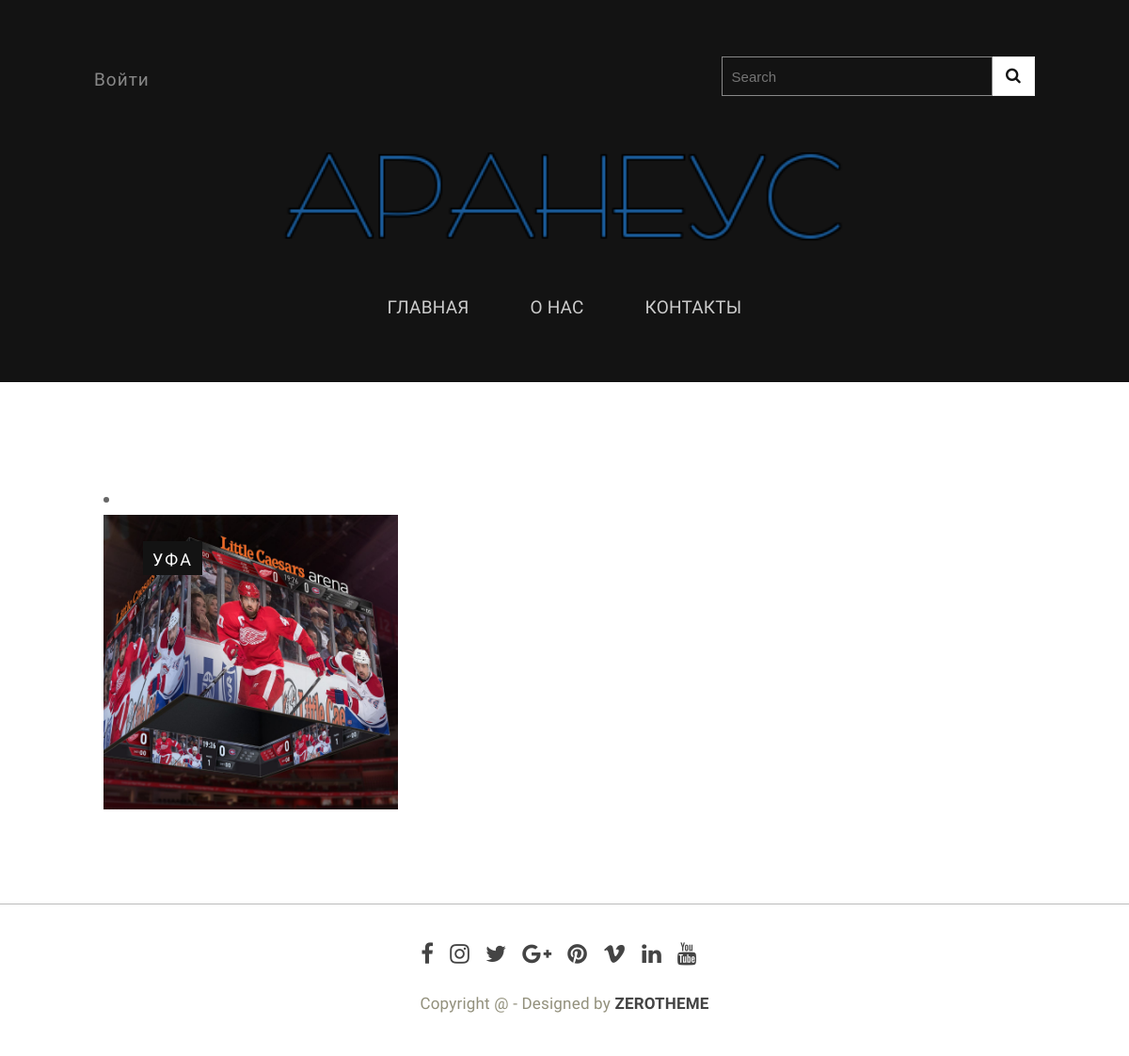
The page / on the database its author committed.
### tables this page shows
CREATE TABLE mainmenu (
id integer PRIMARY KEY AUTOINCREMENT,
title text NOT NULL,
url text NOT NULL
);

CREATE TABLE posts (
id integer PRIMARY KEY AUTOINCREMENT,
title text NOT NULL,
image BLOB DEFAULT NULL,
text text NOT NULL,
url text NOT NULL,
time integer NOT NULL
);

### app.py (the view)
@app.route("/index")
@app.route("/")
def index():
    db = get_db()
    return render_template('index.html', menu=dbase.getMenu(),  posts=dbase.getPostsAnonce(), title='Главная')

### FDataBase.py (called while the page is built)
    def getMenu(self):
        sql = '''SELECT * FROM mainmenu'''
        try:
            self.__cur.execute(sql)
            res = self.__cur.fetchall()
            if res: return res
        except:
            print("Ошибка чтения из БД")
        return []

    def getPostsAnonce(self):
        try:
            self.__cur.execute(f"SELECT id, title, text, url FROM posts ORDER BY time DESC")
            res = self.__cur.fetchall()
            if res: return res
        except sqlite3.Error as e:
            print("Ошибка получения статьи из БД " + str(e))
        return []

### app.py (called while the page is built)
def connect_db():
    conn = sqlite3.connect(app.config['DATABASE'])
    conn.row_factory = sqlite3.Row
    return conn

def get_db():
    if not hasattr(g, 'link_db'):
       g.link_db = connect_db()
    return g.link_db

@app.before_request
def before_request():
    global dbase
    db = get_db()
    dbase = FDataBase(db)

### templates/index.html
{% extends 'base.html' %}
{% block content %}
    <section id="container">
        <div class="wrap-container">
            <div id="main-content">
                <div class="wrap-content">
                    <div class="zerogrid">
                        <div class="row">
                            <div class="col-1-3">
                                <div class="wrap-col">
                                        {% for p in posts %}
                                            <li>
                                            <a class="portfolio-box zoom-effect"
                                               href="{{ url_for('showPost', alias=p.url) }}">
                                                <img src="static/images/kazancube.jpg" class="img-responsive" alt="">
                                                <div class="portfolio-box-caption">
                                                    <div class="portfolio-box-caption-content">
                                                        <div class="project-name">
                                                            <span>{{ p.title }}</span>
                                                        </div>
                                                    </div>
                                                </div>
                                            </a>
                                        {% endfor %}
                                    </li>
                                </div>
                            </div>
                        </div>
                    </div>
                </div>
            </div>
        </div>
    </section>
{% endblock content %}

### templates/base.html (shortened to what this page needs)
<!DOCTYPE html>
<html lang="ru">
<html lang="ru">
<head>
    <link rel="stylesheet" href="static/css/zerogrid.css">
    <link rel="stylesheet" href="static/css/style.css">
    <link href="/static/font-awesome/css/font-awesome.min.css" rel="stylesheet" type="text/css">
    <link rel="stylesheet" href="static/css/menu.css">
    <link href="static/owl-carousel/owl.carousel.css" rel="stylesheet">
</head>
    <body>
        <div class="wrap-body">
            {% include 'include/header.html' %}
            {% block content %}
            {% endblock content %}
            {% include 'include/footer.html' %}
        </div>
    </body>
</html>

### templates/include/header.html
<header class="main-header">
    <div class="zerogrid">
        <div id="top">
            <div class="row">
                <div class="col-2-3">
                    <ul class="list-inline top-link link">
                        <li><a href="login">Войти</a></li>
                    </ul>
                </div>
                <div class="col-1-3">
                    <div class="top-search">
                        <form id="form-container" action="">
                            <a class="search-submit-button" href="javascript:void(0)">
                                <i class="fa fa-search"></i>
                            </a>
                            <div id="searchtext">
                                <input type="text" id="s" name="s" placeholder="Search">
                            </div>
                        </form>
                    </div>
                </div>
            </div>
        </div>
        <div class="t-center">
            <a class="site-branding" href="#">
                <img src="static/images/logo.png" width="600px"/>
            </a>
            {%- block mainmenu -%}
                <div id='cssmenu' class="align-center">
                    <ul>
                        {% for p in menu %}
                            <li class="list"><a href={{ p.url }}><span>{{ p.title }}</span></a></li>
                        {% endfor %}
                    </ul>
                </div>
            {% endblock mainmenu %}
        </div>
    </div>
</header>

### templates/include/footer.html
<footer>
    <div class="zerogrid wrap-footer">
        <div class="row">
            <div class="bottom-social">
                <a href="#"><i class="fa fa-facebook"></i></a>
                <a href="#"><i class="fa fa-instagram"></i></a>
                <a href="#"><i class="fa fa-twitter"></i></a>
                <a href="#"><i class="fa fa-google-plus"></i></a>
                <a href="#"><i class="fa fa-pinterest"></i></a>
                <a href="#"><i class="fa fa-vimeo"></i></a>
                <a href="#"><i class="fa fa-linkedin"></i></a>
                <a href="#"><i class="fa fa-youtube"></i></a>
            </div>
        </div>
        <div class="copyright">
            Copyright @ - Designed by <a href="https://www.zerotheme.com">ZEROTHEME</a>
        </div>
    </div>
</footer>

### static/css/zerogrid.css (style rules this page uses)
.zerogrid { width: 1000px; position: relative; margin: 0 auto; padding: 0px; }
.zerogrid:after { content: "\0020"; display: block; height: 0; clear: both; visibility: hidden; }
.zerogrid .row:before,.row:after { content: '\0020'; display: block; overflow: hidden; visibility: hidden; width: 0; height: 0; }
.zerogrid .row:after { clear: both; }
.zerogrid .row { zoom: 1; }
.zerogrid .wrap-col { margin:10px; }
.zerogrid .col-1-2, .zerogrid .col-1-3, .zerogrid .col-2-3, .zerogrid .col-1-4, .zerogrid .col-2-4, .zerogrid .col-3-4, .zerogrid .col-1-5, .zerogrid .col-2-5, .zerogrid .col-3-5, .zerogrid .col-4-5, .zerogrid .col-1-6, .zerogrid .col-2-6, .zerogrid .col-3-6, .zerogrid .col-4-6, .zerogrid .col-5-6 { float:left; display: inline-block; }
.zerogrid .col-1-3,.zerogrid .col-1-3-fixed { width:33.33%; }
.zerogrid .col-2-3,.zerogrid .col-2-3-fixed { width:66.66%; }

### static/css/menu.css (style rules this page uses)
#cssmenu { width: auto; padding: 0; line-height: 1; display: block; position: relative; z-index: 9999; }
#cssmenu ul { list-style: none; margin: 0; padding: 0; display: block; }
#cssmenu ul:after, #cssmenu:after { content: " "; display: block; font-size: 0; height: 0; clear: both; visibility: hidden; }
#cssmenu ul li { margin: 0 10px; padding: 0; display: block; position: relative; }
#cssmenu ul li a { text-decoration: none; display: block; margin: 0; -webkit-transition: color .2s ease; -moz-transition: color .2s ease; -ms-transition: color .2s ease; -o-transition: color .2s ease; transition: color .2s ease; -webkit-box-sizing: border-box; -moz-box-sizing: border-box; box-sizing: border-box; }
#cssmenu > ul > li { float: left; }
#cssmenu.align-center > ul > li { float: none; display: inline-block; }
#cssmenu.align-center > ul { text-align: center; }
#cssmenu > ul > li:after { content: ""; display: block; position: absolute; width: 100%; height: 0; top: 0; z-index: 0; background: #ffffff; -webkit-transition: height .2s; -moz-transition: height .2s; -ms-transition: height .2s; -o-transition: height .2s; transition: height .2s; }
#cssmenu > ul > li > a { color: #ccc; padding: 15px 20px; text-transform: uppercase; z-index: 2; position: relative; }
#cssmenu > ul > li > a { display: block; }
#cssmenu > ul > li { width: auto; }

### rows shown on the page
mainmenu: title "ГЛАВНАЯ"
mainmenu: title "О НАС"
mainmenu: title "КОНТАКТЫ"
posts: title "УФА"
